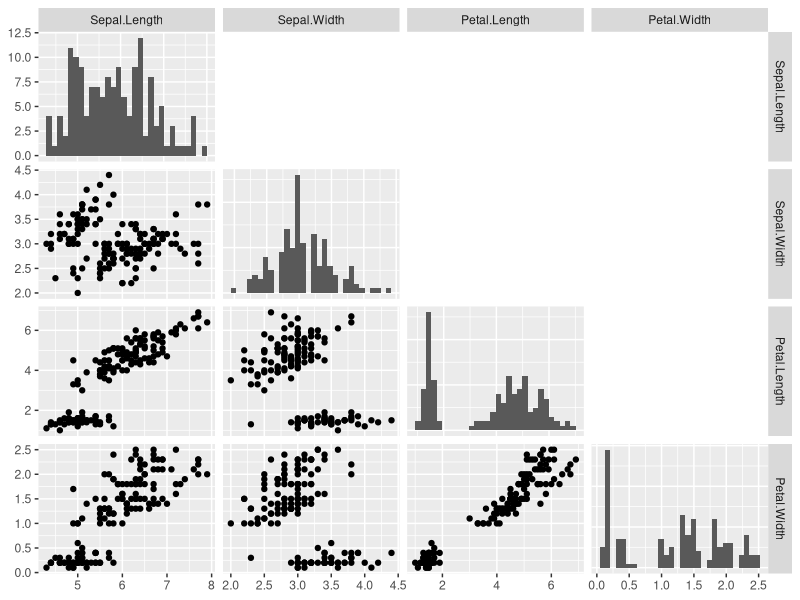
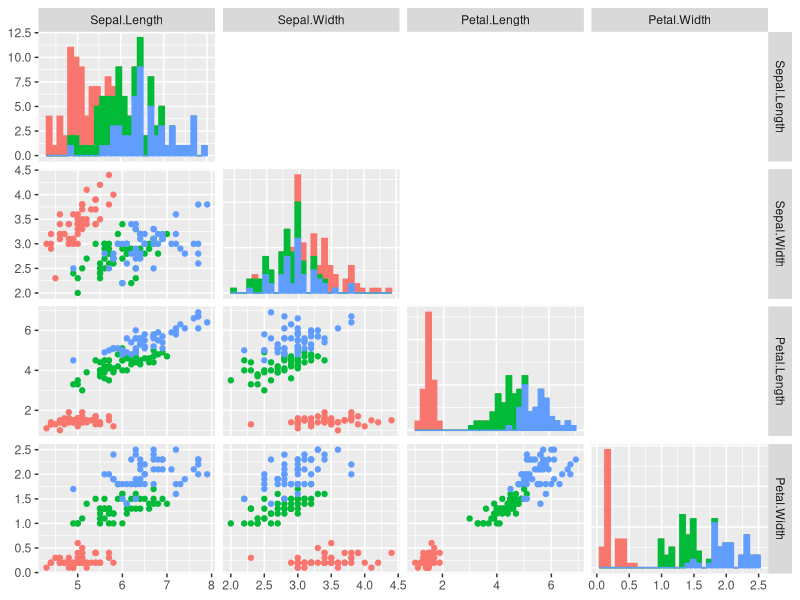
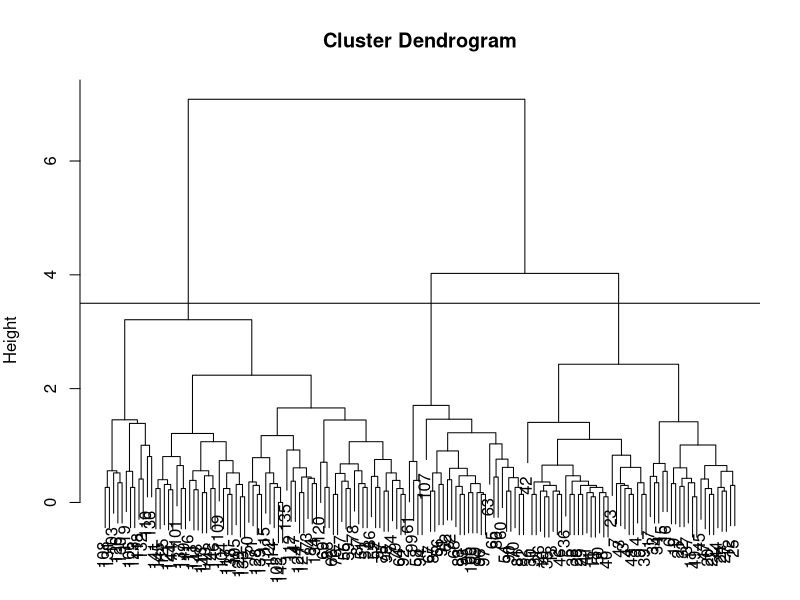

Generate these figures, in order, with R:
## ---- chunk 1
knitr::opts_chunk$set(echo = FALSE, warning = F, message = F, error = F)
## ---- chunk 2
data(iris)
GGally::ggpairs(iris, columns = 1:4,
                diag = list(continuous=function(data,mapping,...) {
                  ggplot2::ggplot(data,mapping) +
                    ggplot2::geom_histogram(...)
                }), upper = list(continuous = 'blank'))
## ---- chunk 3
GGally::ggpairs(iris, mapping = ggplot2::aes(color = Species), columns = 1:4, 
                diag = list(continuous=function(data,mapping,...) {
                  ggplot2::ggplot(data,mapping) +
                    ggplot2::geom_histogram(ggplot2::aes(fill = Species), ...)
                }), upper = list(continuous = 'blank'))
## ---- chunk 4
clusters <- hclust(dist(iris[, 1:4]))
clusterCut <- cutree(clusters, k = 3)
knitr::kable(table(clusterCut, iris$Species))
## ---- chunk 5
par(mar=c(0, 4, 4, 2))
plot(clusters, xlab = NA, sub = NA)
abline(a = 3.5, b = 0)
